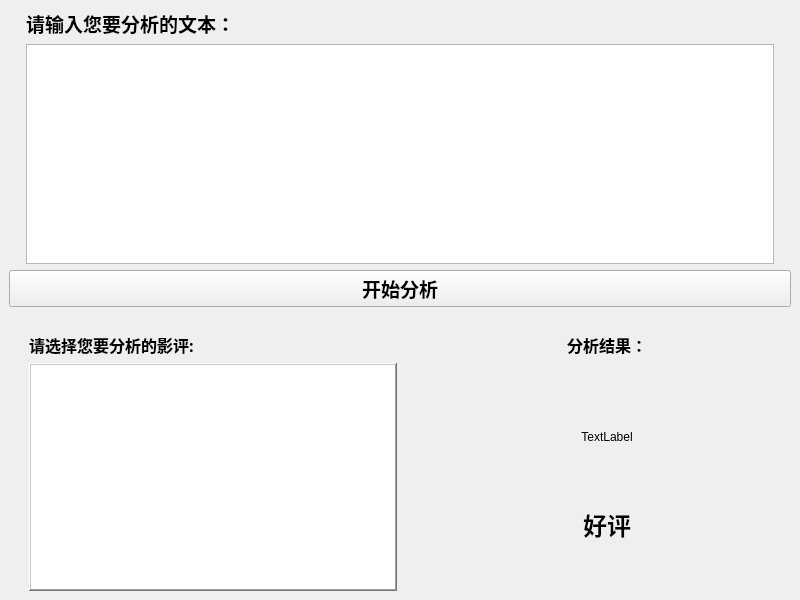
<?xml version="1.0" encoding="UTF-8"?>
<ui version="4.0">
 <class>MainWindow</class>
 <widget class="QMainWindow" name="MainWindow">
  <property name="geometry">
   <rect>
    <x>0</x>
    <y>0</y>
    <width>800</width>
    <height>600</height>
   </rect>
  </property>
  <property name="windowTitle">
   <string>影评分析</string>
  </property>
  <property name="windowIcon">
   <iconset>
    <normaloff>data/pictures/reviews.png</normaloff>data/pictures/reviews.png</iconset>
  </property>
  <property name="autoFillBackground">
   <bool>false</bool>
  </property>
  <widget class="QWidget" name="centralwidget">
   <layout class="QVBoxLayout" name="verticalLayout_4">
    <item>
     <layout class="QHBoxLayout" name="horizontalLayout_2">
      <item>
       <spacer name="verticalSpacer">
        <property name="orientation">
         <enum>Qt::Vertical</enum>
        </property>
        <property name="sizeHint" stdset="0">
         <size>
          <width>17</width>
          <height>218</height>
         </size>
        </property>
       </spacer>
      </item>
      <item>
       <layout class="QVBoxLayout" name="verticalLayout">
        <item>
         <widget class="QLabel" name="label">
          <property name="sizePolicy">
           <sizepolicy hsizetype="Preferred" vsizetype="Maximum">
            <horstretch>0</horstretch>
            <verstretch>0</verstretch>
           </sizepolicy>
          </property>
          <property name="font">
           <font>
            <family>等线</family>
            <pointsize>14</pointsize>
            <bold>true</bold>
           </font>
          </property>
          <property name="text">
           <string>请输入您要分析的文本：</string>
          </property>
         </widget>
        </item>
        <item>
         <widget class="QPlainTextEdit" name="plainTextEdit">
          <property name="sizePolicy">
           <sizepolicy hsizetype="MinimumExpanding" vsizetype="Minimum">
            <horstretch>0</horstretch>
            <verstretch>0</verstretch>
           </sizepolicy>
          </property>
         </widget>
        </item>
       </layout>
      </item>
      <item>
       <spacer name="verticalSpacer_4">
        <property name="orientation">
         <enum>Qt::Vertical</enum>
        </property>
        <property name="sizeHint" stdset="0">
         <size>
          <width>17</width>
          <height>238</height>
         </size>
        </property>
       </spacer>
      </item>
     </layout>
    </item>
    <item>
     <widget class="QPushButton" name="pushButton">
      <property name="font">
       <font>
        <family>等线</family>
        <pointsize>14</pointsize>
        <bold>true</bold>
       </font>
      </property>
      <property name="text">
       <string>开始分析</string>
      </property>
     </widget>
    </item>
    <item>
     <spacer name="horizontalSpacer_2">
      <property name="orientation">
       <enum>Qt::Horizontal</enum>
      </property>
      <property name="sizeHint" stdset="0">
       <size>
        <width>779</width>
        <height>20</height>
       </size>
      </property>
     </spacer>
    </item>
    <item>
     <layout class="QHBoxLayout" name="horizontalLayout">
      <item>
       <spacer name="verticalSpacer_2">
        <property name="orientation">
         <enum>Qt::Vertical</enum>
        </property>
        <property name="sizeHint" stdset="0">
         <size>
          <width>20</width>
          <height>40</height>
         </size>
        </property>
       </spacer>
      </item>
      <item>
       <layout class="QVBoxLayout" name="verticalLayout_3">
        <item>
         <widget class="QLabel" name="label_2">
          <property name="font">
           <font>
            <family>等线</family>
            <pointsize>12</pointsize>
            <bold>true</bold>
           </font>
          </property>
          <property name="text">
           <string>请选择您要分析的影评:</string>
          </property>
         </widget>
        </item>
        <item>
         <widget class="QTableView" name="tableView">
          <property name="sizePolicy">
           <sizepolicy hsizetype="MinimumExpanding" vsizetype="Expanding">
            <horstretch>0</horstretch>
            <verstretch>0</verstretch>
           </sizepolicy>
          </property>
          <property name="frameShape">
           <enum>QFrame::WinPanel</enum>
          </property>
          <property name="frameShadow">
           <enum>QFrame::Raised</enum>
          </property>
         </widget>
        </item>
       </layout>
      </item>
      <item>
       <spacer name="verticalSpacer_5">
        <property name="orientation">
         <enum>Qt::Vertical</enum>
        </property>
        <property name="sizeType">
         <enum>QSizePolicy::Maximum</enum>
        </property>
        <property name="sizeHint" stdset="0">
         <size>
          <width>20</width>
          <height>258</height>
         </size>
        </property>
       </spacer>
      </item>
      <item>
       <layout class="QVBoxLayout" name="verticalLayout_2">
        <item>
         <widget class="QLabel" name="label_3">
          <property name="sizePolicy">
           <sizepolicy hsizetype="Expanding" vsizetype="Preferred">
            <horstretch>0</horstretch>
            <verstretch>0</verstretch>
           </sizepolicy>
          </property>
          <property name="font">
           <font>
            <family>等线</family>
            <pointsize>12</pointsize>
            <bold>true</bold>
           </font>
          </property>
          <property name="text">
           <string>分析结果：</string>
          </property>
          <property name="alignment">
           <set>Qt::AlignCenter</set>
          </property>
         </widget>
        </item>
        <item>
         <widget class="QWidget" name="widget" native="true">
          <property name="sizePolicy">
           <sizepolicy hsizetype="MinimumExpanding" vsizetype="MinimumExpanding">
            <horstretch>0</horstretch>
            <verstretch>0</verstretch>
           </sizepolicy>
          </property>
          <layout class="QVBoxLayout" name="verticalLayout_6">
           <item>
            <layout class="QVBoxLayout" name="verticalLayout_5">
             <item>
              <layout class="QHBoxLayout" name="horizontalLayout_3">
               <item>
                <spacer name="horizontalSpacer">
                 <property name="orientation">
                  <enum>Qt::Horizontal</enum>
                 </property>
                 <property name="sizeType">
                  <enum>QSizePolicy::Maximum</enum>
                 </property>
                 <property name="sizeHint" stdset="0">
                  <size>
                   <width>40</width>
                   <height>20</height>
                  </size>
                 </property>
                </spacer>
               </item>
               <item>
                <widget class="QLabel" name="label_4">
                 <property name="sizePolicy">
                  <sizepolicy hsizetype="MinimumExpanding" vsizetype="MinimumExpanding">
                   <horstretch>0</horstretch>
                   <verstretch>0</verstretch>
                  </sizepolicy>
                 </property>
                 <property name="text">
                  <string>TextLabel</string>
                 </property>
                 <property name="alignment">
                  <set>Qt::AlignCenter</set>
                 </property>
                </widget>
               </item>
               <item>
                <spacer name="horizontalSpacer_3">
                 <property name="orientation">
                  <enum>Qt::Horizontal</enum>
                 </property>
                 <property name="sizeType">
                  <enum>QSizePolicy::Maximum</enum>
                 </property>
                 <property name="sizeHint" stdset="0">
                  <size>
                   <width>40</width>
                   <height>20</height>
                  </size>
                 </property>
                </spacer>
               </item>
              </layout>
             </item>
            </layout>
           </item>
           <item>
            <layout class="QHBoxLayout" name="horizontalLayout_4">
             <item>
              <spacer name="horizontalSpacer_4">
               <property name="orientation">
                <enum>Qt::Horizontal</enum>
               </property>
               <property name="sizeHint" stdset="0">
                <size>
                 <width>40</width>
                 <height>20</height>
                </size>
               </property>
              </spacer>
             </item>
             <item>
              <widget class="QLabel" name="label_5">
               <property name="sizePolicy">
                <sizepolicy hsizetype="MinimumExpanding" vsizetype="Preferred">
                 <horstretch>0</horstretch>
                 <verstretch>0</verstretch>
                </sizepolicy>
               </property>
               <property name="font">
                <font>
                 <pointsize>18</pointsize>
                 <bold>true</bold>
                </font>
               </property>
               <property name="text">
                <string>好评</string>
               </property>
               <property name="alignment">
                <set>Qt::AlignCenter</set>
               </property>
              </widget>
             </item>
             <item>
              <spacer name="horizontalSpacer_5">
               <property name="orientation">
                <enum>Qt::Horizontal</enum>
               </property>
               <property name="sizeHint" stdset="0">
                <size>
                 <width>40</width>
                 <height>20</height>
                </size>
               </property>
              </spacer>
             </item>
            </layout>
           </item>
           <item>
            <spacer name="verticalSpacer_7">
             <property name="orientation">
              <enum>Qt::Vertical</enum>
             </property>
             <property name="sizeType">
              <enum>QSizePolicy::Fixed</enum>
             </property>
             <property name="sizeHint" stdset="0">
              <size>
               <width>20</width>
               <height>40</height>
              </size>
             </property>
            </spacer>
           </item>
          </layout>
         </widget>
        </item>
       </layout>
      </item>
     </layout>
    </item>
   </layout>
  </widget>
 </widget>
 <resources/>
 <connections/>
</ui>
